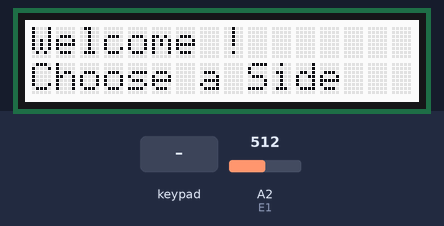
Bench run of a sketch on a simulated Arduino Uno, built with avr-gcc and run on an emulated ATmega328P. Shown: 16×2 character LCD. The test bench sets the inputs (shaded band); at power-on: A2 (E1) = 512.

Above: at 1.2 s.
1.3 s: key 'L' pressed
At 2.3 s:
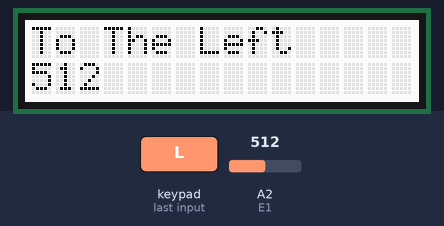
3.0 s: key 'U' pressed
At 4.2 s:
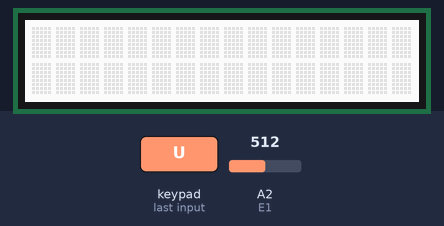
4.5 s: key 'S' pressed
At 5.7 s:
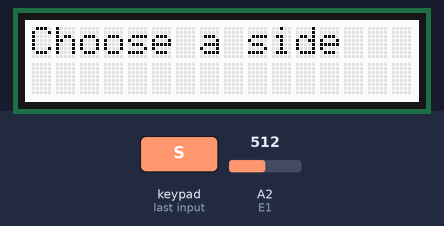
6.0 s: key 'R' pressed
At 7.4 s:
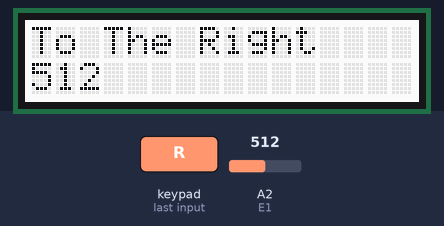
7.7 s: key 'D' pressed
At 9.1 s:
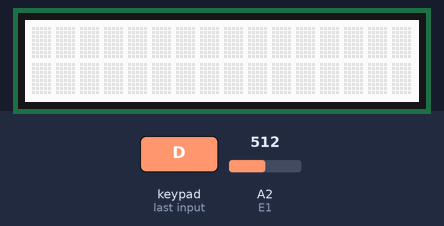
Timing chart, 0 to 10.2 s (numbered marks = the images above; inputs shaded):
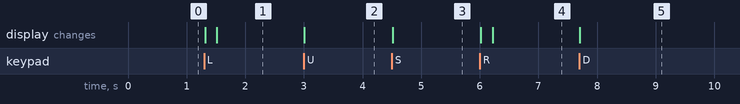

Measured:
- after the input at 1.3 s, the display: first changes at once (image 1 shows a later state)
- after the input at 3.0 s, the display: changes at once (image 2)
- after the input at 4.5 s, the display: changes at once (image 3)
- after the input at 6.0 s, the display: first changes at once (image 4 shows a later state)
- after the input at 7.7 s, the display: changes at once (image 5)

The sketch:

code_sens_moteur_8.ino
```cpp
// Importation de la librairie du LCD

#include <Wire.h>
#include <Adafruit_MCP23017.h>
#include <Adafruit_RGBLCDShield.h>
Adafruit_RGBLCDShield lcd = Adafruit_RGBLCDShield();
#define WHITE 0x7

int S1 = 10; // Fils 1-4
int S2 = 11; // Fils 2-3
int cmpt = 0; // Valeur permettant d'établir le PWM
int side = 0; // Valeur variant selon sur quel bouton on appuie
int E1 = A2;

void setup()
{
  Serial.begin(9600);
  pinMode( S1, OUTPUT );
  pinMode( S2, OUTPUT );
  pinMode( E1, INPUT );
  lcd.begin(16, 2); // Instaure l'écran LCD à 2 lignes x 16 cases
  lcd.print("Welcome !"); // Ecrit "Welcome !" sur la première ligne par défaut
  lcd.setCursor(0, 1); // Selectionne la deuxième ligne
  lcd.print("Choose a Side"); // Ecrit "Choose a Side" sur la deuxième ligne
  lcd.setBacklight(WHITE); // Définit la couleur d'arrière-plan

}


void loop()
{

  int vit = analogRead(E1);

  uint8_t buttons = lcd.readButtons(); // Définit les boutons de la librairie du LCD

  if (buttons) { // Si un bouton est appuyé
    lcd.clear(); // Efface ce qui est écrit
    lcd.setCursor(0,0); // Selectionne la première ligne
    if (buttons & BUTTON_RIGHT) { // Si un bouton est appuyé et qu'il s'agit de BUTTON_RIGHT
      if (cmpt > 0) {
        lcd.print("To The Right "); // Ecrit "To The Right" sur la première ligne
        lcd.setCursor(0,1);
        int vit1 = vit;
        delay(1);
        int vit2 = vit;
        delay(1);
        int vit3 = vit;
        delay(1);
        int moy = (vit1 + vit2 + vit3) / 3;
        lcd.print(moy);
      }
      else if (cmpt < 0) {
        lcd.print("To The Left ");
        lcd.setCursor(0,1);
        int vit1 = vit;
        delay(1);
        int vit2 = vit;
        delay(1);
        int vit3 = vit;
        delay(1);
        int moy = (vit1 + vit2 + vit3) / 3;
        lcd.print(moy);
      }
      else if (cmpt == 0) lcd.print("Choose a Side ");
      side = 0;
      if(cmpt < 250) cmpt += 10; //
    }
    else if (buttons & BUTTON_LEFT) { // Si un bouton est appuyé et qu'il s'agit de BUTTON_LEFT
      if (cmpt < 0) {
        lcd.print("To The Left "); // Ecrit "To The Left" sur la première ligne
        lcd.setCursor(0,1);
        int vit1 = vit;
        delay(1);
        int vit2 = vit;
        delay(1);
        int vit3 = vit;
        delay(1);
        int moy = (vit1 + vit2 + vit3) / 3;
        lcd.print(moy);
      }
      else if (cmpt > 0) {
        lcd.print("To The Right ");
        lcd.setCursor(0,1);
        int vit1 = vit;
        delay(1);
        int vit2 = vit;
        delay(1);
        int vit3 = vit;
        delay(1);
        int moy = (vit1 + vit2 + vit3) / 3;
        lcd.print(moy);
      }
      else if (cmpt == 0) lcd.print("Choose a Side ");
      side = 0;
      if (cmpt > -250) cmpt -= 10; //
    }
    else if (buttons & BUTTON_SELECT) { // Si un bouton est appuyé et qu'il s'agit de BUTTON_SELECT
      lcd.print("Choose a side "); // Ecrit "Choose a Side" sur la première ligne
      side = 1; // La valeur side est à 3
    }
  }


  if( side == 1 && cmpt < 0) // Si side est à 1 (Donc si on a appuyé sur BUTTON_SELECT) et si la valeur cmpt est inférieure à 0
  {
    cmpt += 5; // Incrémente la valeur cmpt de 5
    delay(25); // Attend 25 ms
  }
  else if( side == 1 && cmpt > 0) // Si side est à 1 (Donc si on a appuyé sur BUTTON_SELECT) et si la valeur cmpt est supérieure à 0
  {
    cmpt -= 5; // Décrémente la valeur cmpt de 5
    delay(25); // Attend 25 ms
  }
  else if( side == 1 && cmpt == 0) side = 0;


 if( cmpt > 0 ) // Si la valeur cmpt est supérieure à 0
  {
    analogWrite( S2, 0 ); // Envoie 5V sur les sorties 2-3 pendant 0 "sous-périodes" de la période totale du PWM
    analogWrite( S1, cmpt ); // Envoie 5V sur les sorties 1-4 pendant 255 "sous-périodes" de la période totale du PWM
  }
 else if(cmpt < 0 ) // Si la valeur cmpt est inférieure à 0
  {
    analogWrite( S1, 0 ); // Envoie 5V sur les sorties 1-4 pendant 0 "sous-périodes" de la période totale du PWM
    analogWrite( S2, (-1) * cmpt ); // Envoie 5V sur les sorties 2-3 pendant 255 "sous-périodes" de la période totale du PWM
  }
 else // Sinon
  {
    analogWrite( S1, 0 ); // Envoie 5V sur les sorties 1-4 pendant 255 "sous-périodes" de la période totale du PWM
    analogWrite( S2, 0 ); // Envoie 5V sur les sorties 2-3 pendant 255 "sous-périodes" de la période totale du PWM
  }
}
```
